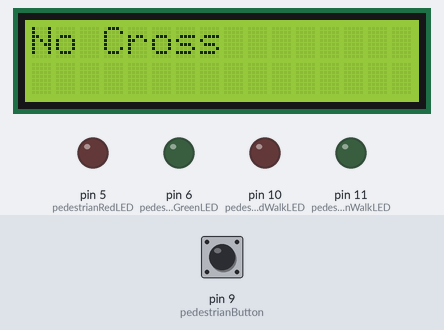
The sketch below on a simulated Arduino Uno, built with avr-gcc and run on an emulated ATmega328P. Shown: 16×2 character LCD, output pins drawn as LEDs (lit = HIGH). Dashed ring = blinking. The inputs (shaded band) are chosen by the test bench; at power-on: pin 9 (pedestrianButton) HIGH.

Above: at 1.2 s.
1.3 s: pin 9 (pedestrianButton) pulled LOW for 0.15 s
At 2.0 s:
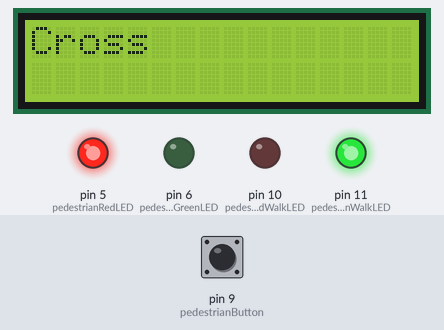
At 12.0 s:
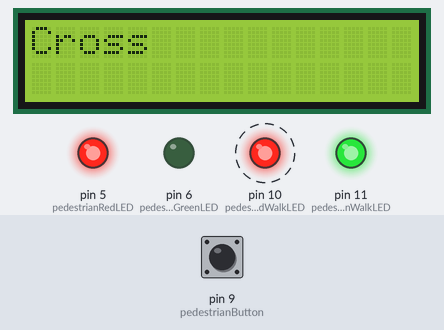
Timing chart, 0 to 14.8 s (numbered marks = the images above; inputs shaded):
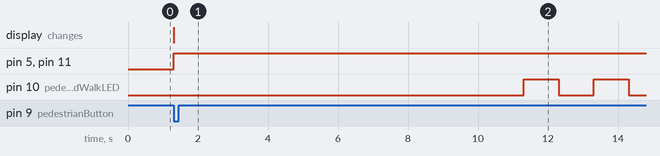

Measured:
- after the input at 1.3 s, pin 5 (pedestrianRedLED), pin 11 (pedestrianGreenWalkLED): LOW → HIGH at once; pin 10 (pedestrianRedWalkLED): alternates HIGH for 1.0 s and LOW for 1.0 s, starting after 10.0 s; the display: changes at once (image 1)

The sketch:

Sidewalk_LCD.ino
```cpp
#include <LiquidCrystal.h>

// Define pin numbers
const int pedestrianButton = 9;
const int pedestrianRedLED = 5;
const int pedestrianGreenLED = 6;
const int pedestrianRedWalkLED = 10;
const int pedestrianGreenWalkLED = 11;

// Define LCD properties
const int rs = 12;
const int en = 13;
const int d4 = A0;
const int d5 = A1;
const int d6 = A2;
const int d7 = A3;
LiquidCrystal lcd(rs, en, d4, d5, d6, d7);

bool pedestrianCrossing = false;

void setup() {
  // Initialize button pin as input with pull-up resistor
  pinMode(pedestrianButton, INPUT_PULLUP);

  // Initialize LED pins as output
  pinMode(pedestrianRedLED, OUTPUT);
  pinMode(pedestrianGreenLED, OUTPUT);
  pinMode(pedestrianRedWalkLED, OUTPUT);
  pinMode(pedestrianGreenWalkLED, OUTPUT);

  // Initialize LCD
  lcd.begin(16, 2);

  // Display initial message
  lcdPrint("Do not Cross"); // Assuming starting state is no crossing
}

void loop() {
  // Check if pedestrian button is pressed
  if (digitalRead(pedestrianButton) == LOW) {
    // Activate pedestrian crossing
    pedestrianCrossing = true;
    activatePedestrianCrossing();
  } else {
    // Pedestrian button not pressed, reset crossing status
    pedestrianCrossing = false;
    resetPedestrianCrossing();
  }
}

void activatePedestrianCrossing() {
  // Display message on LCD
  lcdPrint("Cross");

  // Activate pedestrian red light and green walk light
  digitalWrite(pedestrianRedLED, HIGH);
  digitalWrite(pedestrianGreenWalkLED, HIGH);
  delay(10000); // Pedestrian crossing duration: 10 seconds

  // Flash pedestrian red walk LED
  for (int i = 0; i < 5; i++) {
    digitalWrite(pedestrianRedWalkLED, HIGH);
    delay(1000);
    digitalWrite(pedestrianRedWalkLED, LOW);
    delay(1000);
  }

  // Turn off pedestrian green walk light
  digitalWrite(pedestrianGreenWalkLED, LOW);

  // Activate pedestrian green light
  digitalWrite(pedestrianGreenLED, HIGH);
}

void resetPedestrianCrossing() {
  // Display message on LCD
  lcdPrint("No Cross");

  // Turn off pedestrian lights
  digitalWrite(pedestrianRedLED, LOW);
  digitalWrite(pedestrianGreenLED, LOW);
  digitalWrite(pedestrianRedWalkLED, LOW);
  digitalWrite(pedestrianGreenWalkLED, LOW);
}

// Function to print a message on the LCD
void lcdPrint(String message) {
  lcd.clear();
  lcd.setCursor(0, 0);
  lcd.print(message);
}
```
